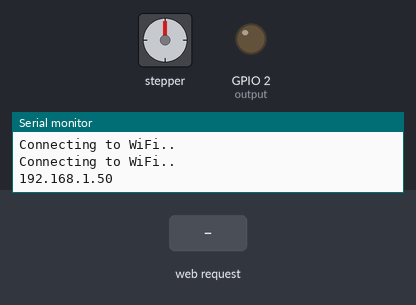
Simulated run of this sketch. Board: ESP32. Parts: stepper motor, output pins drawn as LEDs (lit = HIGH), the last lines printed to the serial monitor. Inputs (shaded band) come from the test bench. WiFi joins after 1.5 s; servers stay silent unless stated; stepper angles assume 2048 steps per turn.

Above: at 3.2 s.
3.3 s: HTTP request GET /startMotor received
At 3.77 s:
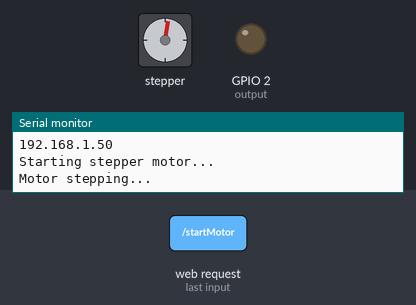
At 6.1 s:
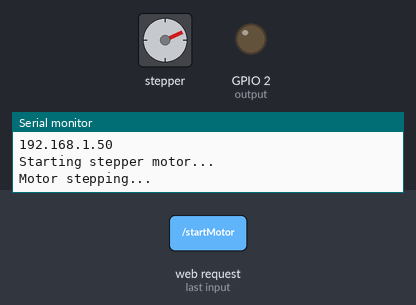
6.3 s: HTTP request GET /update received
At 7.02 s:
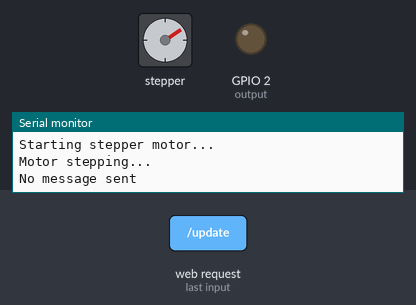
Timing chart, 0 to 10.2 s (numbered marks = the images above; inputs shaded):
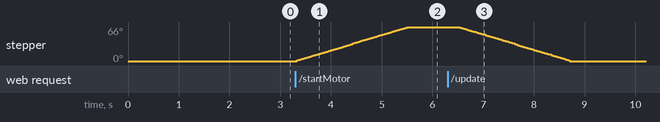

The sketch:

Projeto_finalIOT.ino
```cpp
// importar as bibliotecacas necessarias
#define ESP32
#include <WiFi.h>
#include <AsyncTCP.h>
#include <ESPAsyncWebServer.h>

#include <Stepper.h>

const int stepsPerRevolution = 2048;  // o numero de passos por volta

#define IN1 19
#define IN2 18
#define IN3 5
#define IN4 17

// inicializar a biblioteca do motor de passo
Stepper myStepper(stepsPerRevolution, IN1, IN3, IN2, IN4);

// coloque as credenciais da sua conexão de internet
const char* ssid = "iPhone de Rafael";
const char* password = "25015626";

const char* PARAM_INPUT_1 = "state";
const char* PARAM_INPUT_2 = "value";

const int output = 2;

bool motorActive = false;  // para saber se o motor esta ativo ou não

// Crie o objeto AsyncWebServer na porta 80
AsyncWebServer server(80);
// pagina HTML
const char index_html[] PROGMEM = R"rawliteral(
<!DOCTYPE HTML>
<head>
  <meta name="viewport" content="width=device-width, initial-scale=1">
  <title>ESP Web Server</title>
  <style>
    html {font-family: Arial; display: inline-block; text-align: center;}
    h2 {font-size: 2.4rem;}
    p {font-size: 2.2rem;}
    body {max-width: 600px; margin:0px auto; padding-bottom: 25px;}
    .switch {position: relative; display: inline-block; width: 120px; height: 68px}
    .switch input {display: none}
  </style>
</head>
<body>
  <h2>Alimentador de Pet</h2>


  <!-- Botão para iniciar o motor -->
  <p><button onclick="startMotor()">Iniciar Motor</button></p>

  <script>
    function startMotor() {
      var xhr = new XMLHttpRequest();
      xhr.open("GET", "/startMotor", true);  // Envia uma solicitação GET para ativar o motor
      xhr.send();  // Envia a requisição
    }

  </script>
</body>
</html>

)rawliteral";

// Substitui o espaço reservado pela seção de botão na sua página da web
String processor(const String& var){
  if(var == ""){
    String buttons = "";
    String outputStateValue = outputState();
    buttons+= "<p><label class=\"switch\"><input type=\"checkbox\" onchange=\"toggleCheckbox(this)\" id=\"output\" ";
    return buttons;
  }
  return String();
}

String outputState(){
  if(digitalRead(output)){
    return "checked";
  }
  else {
    return "";
  }
}

void setup(){
  // definir a velocidade
  myStepper.setSpeed(5);
  // inicialização da serial para o esp32
  Serial.begin(115200);

  pinMode(output, OUTPUT);
  digitalWrite(output, LOW);

  // conectar no Wi-Fi
  WiFi.begin(ssid, password);
  while (WiFi.status() != WL_CONNECTED) {
    delay(1000);
    Serial.println("Connecting to WiFi..");
  }

  // mostrar o endereço IP
  Serial.println(WiFi.localIP());

  // rota para levar para o servidor web
  server.on("/", HTTP_GET, [](AsyncWebServerRequest *request){
    request->send_P(200, "text/html", index_html, processor);
  });

  // Envie uma solicitação GET para a atualização do esp
  server.on("/update", HTTP_GET, [] (AsyncWebServerRequest *request) {
    String inputMessage;
    if (request->hasParam(PARAM_INPUT_1)) {
      inputMessage = request->getParam(PARAM_INPUT_1)->value();
      digitalWrite(output, inputMessage.toInt());
    }
    else {
      inputMessage = "No message sent";
    }
    Serial.println(inputMessage);
    request->send(200, "text/plain", "OK");
  });


  server.on("/startMotor", HTTP_GET, [] (AsyncWebServerRequest *request) {
    motorActive = true;  // deixa o motor ativo
    Serial.println("Starting stepper motor...");
    request->send(200, "text/plain", "Motor Started");
  });

  // inicia o server
  server.begin();
}

void loop() {
  // se o motor ativar, ira girar o que foi definido
  if (motorActive) {
    Serial.println("Motor stepping...");
    myStepper.step(380);  // gira o motor uma volta inteira(pode ser modificado se quiser)
    delay(1000);  // espera 1 segundo antes de parar ou continuar
    myStepper.step(-380);
    delay(1000); // o mesmo só que inverso
    motorActive = false; //desliga o motor
  }
}
```

Measured:
- after the input at 3.3 s, stepper: turns 66° clockwise in 2.2 s, starting at once
